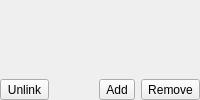
     <widget class="QWidget" name="page">
      <layout class="QVBoxLayout" name="verticalLayout_2">
       <property name="leftMargin">
        <number>0</number>
       </property>
       <property name="topMargin">
        <number>0</number>
       </property>
       <property name="rightMargin">
        <number>0</number>
       </property>
       <property name="bottomMargin">
        <number>0</number>
       </property>
       <item>
        <widget class="color_widgets::Swatch" name="swatch"/>
       </item>
       <item>
        <layout class="QHBoxLayout" name="horizontalLayout_2">
         <item>
          <widget class="QToolButton" name="toolButton_3">
           <property name="toolTip">
            <string>Unlink selected from swatch</string>
           </property>
           <property name="text">
            <string>Unlink</string>
           </property>
           <property name="icon">
            <iconset theme="remove-link">
             <normaloff>.</normaloff>.</iconset>
           </property>
          </widget>
         </item>
         <item>
          <spacer name="horizontalSpacer">
           <property name="orientation">
            <enum>Qt::Horizontal</enum>
           </property>
           <property name="sizeHint" stdset="0">
            <size>
             <width>40</width>
             <height>20</height>
            </size>
           </property>
          </spacer>
         </item>
         <item>
          <widget class="QToolButton" name="toolButton">
           <property name="toolTip">
            <string>Add color</string>
           </property>
           <property name="text">
            <string>Add</string>
           </property>
           <property name="icon">
            <iconset theme="list-add">
             <normaloff>.</normaloff>.</iconset>
           </property>
          </widget>
         </item>
         <item>
          <widget class="QToolButton" name="toolButton_2">
           <property name="text">
            <string>Remove</string>
           </property>
           <property name="icon">
            <iconset theme="list-remove">
             <normaloff>.</normaloff>.</iconset>
           </property>
          </widget>
         </item>
        </layout>
       </item>
      </layout>
     </widget>
